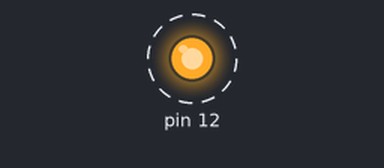
The program below on a simulated Raspberry Pi (header pin numbers). On the bench: output pins drawn as LEDs (lit = HIGH). Dashed ring = blinking.

Above: at 0.2 s.
Timing chart, 0 to 3.0 s (numbered marks = the images above):
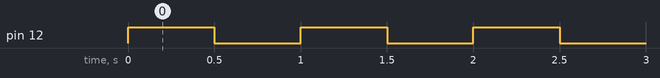

Measured:
- by itself, pin 12: alternates HIGH for 0.50 s and LOW for 0.50 s

The program:

Ejercicio01-Blink.py
```python
import RPi.GPIO as GPIO
import time

GPIO.setmode(GPIO.BOARD)
GPIO.setup(12, GPIO.OUT)

try:
  while True:
    GPIO.output(12, True)
    time.sleep(0.5)
    GPIO.output(12, False)
    time.sleep(0.5)
except KeyboardInterrupt:
  pass
finally:
  print('Exiting')

  GPIO.cleanup()
```
